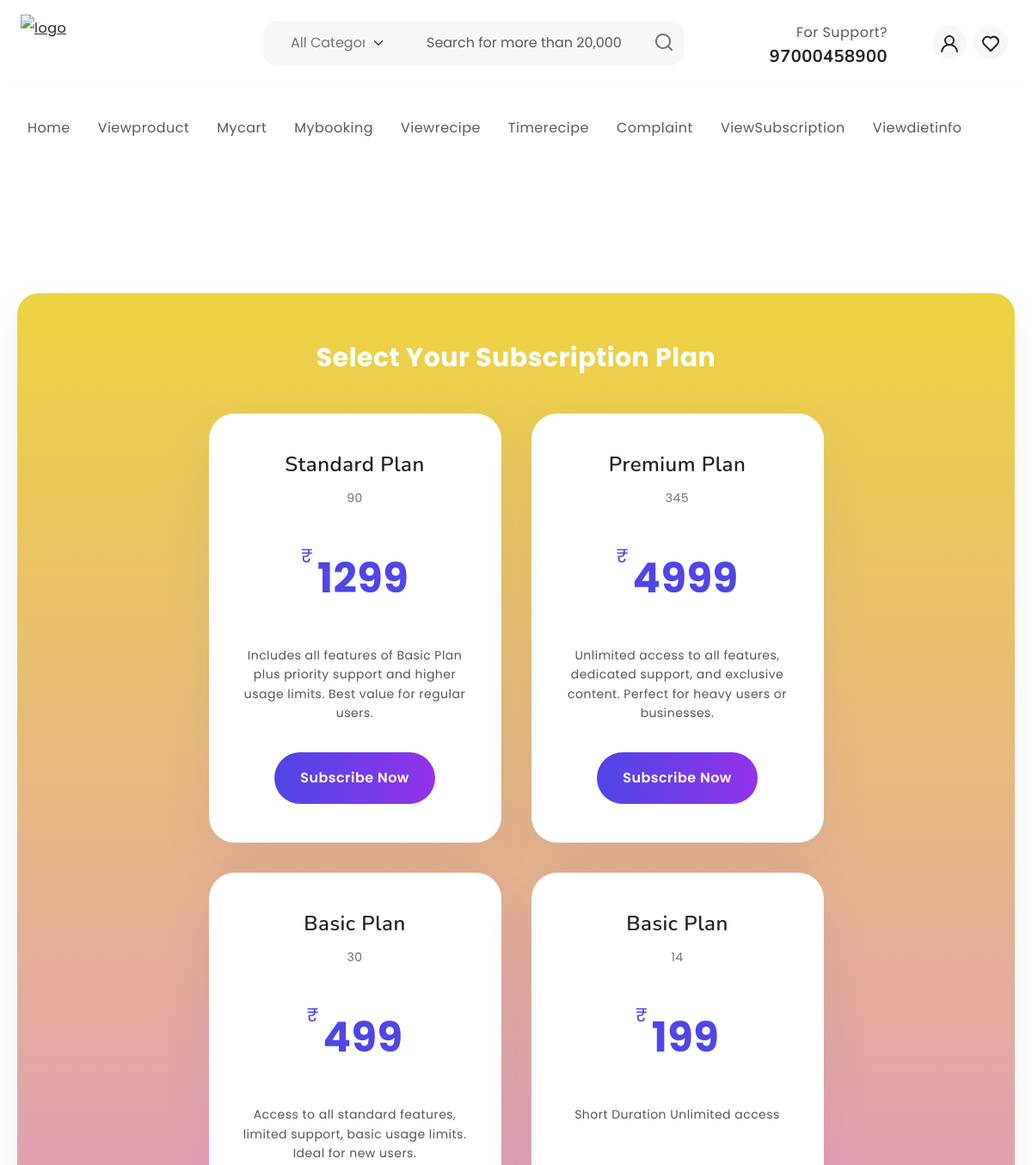
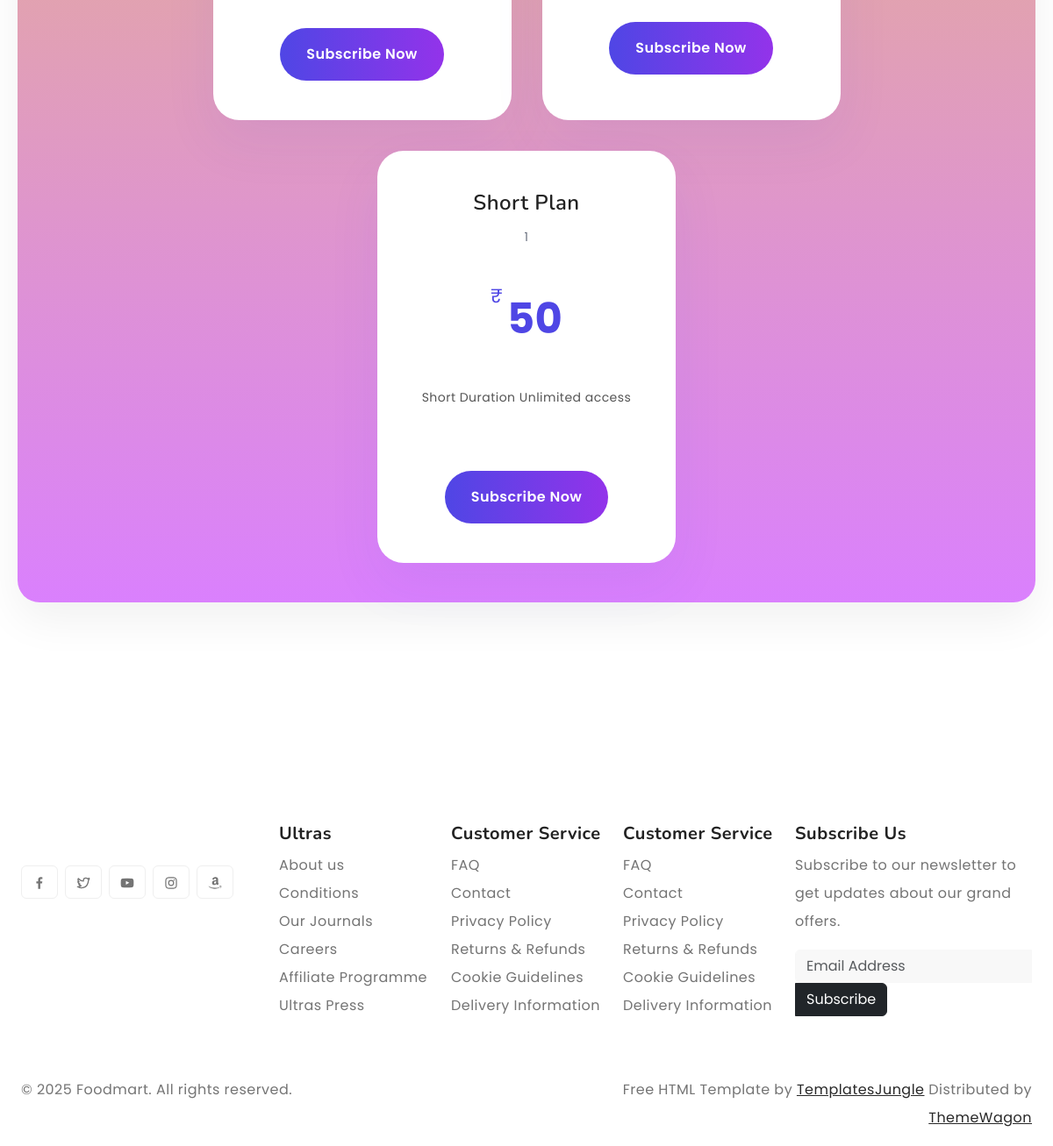
The app's page /User/ViewSubscription/ with its own data (2 pictures, top to bottom).
### Admin/models.py (models this page shows)
class tbl_plan(models.Model):
    plan_name = models.CharField(max_length=50)
    plan_duration = models.IntegerField()  # store duration in days
    plan_details = models.CharField(max_length=200)
    plan_amount = models.IntegerField()  # no max_length

### User/views.py (the view)
# urls.py: path('ViewSubscription/',views.ViewSubscription,name="ViewSubscription"),
def ViewSubscription(request,):
    all_plans = tbl_plan.objects.all()
    return render(request, "User/ViewSubscription.html", {
        'all_plans': all_plans,   # for dropdown
    })

### User/Templates/User/ViewSubscription.html (shortened to what this page needs)
{% extends 'User/Head.html' %}
{% load static %}
{% block content %}
<form method="post" >
<div class="admin-wrapper">
    {% if all_plans %}
    <div class="admin-card">
        <div class="admin-title">Select Your Subscription Plan</div>
        <div class="plan-card-wrapper">
            {% for i in all_plans %}
            <div class="subscription-card">
                <div class="card-header">
                    <h3>{{ i.plan_name }}</h3>
                    <span class="duration">{{ i.plan_duration }}</span>
                </div>
                <div class="price-section">
                    <span class="currency">₹</span>
                    <span class="amount">{{ i.plan_amount }}</span>
                </div>
                <div class="feature-section">
                    {{ i.plan_details }}
                </div>
                <a href="{% url 'User:Subscription' i.id %}" class="subscribe-btn">Subscribe Now</a>
            </div>
            {% empty %}
                <p class="no-plan">No plans found.</p>
            {% endfor %}
        </div>
    </div>
    {% endif %}
</div>
<br><br>
{% endblock content %}

### Guest/static/User/style.css (style rules this page uses)
:root { --header-height : 160px; --header-height-min : 80px; }
:root { --accent-color : #FFC43F; --dark-color : #222222; --light-dark-color : #727272; --light-color : #fff; --grey-color : #dbdbdb; --light-grey-color : #fafafa; --primary-color : #6995B1; --light-primary-color : #eef1f3; }
:root { --body-font : "Open Sans", sans-serif; --heading-font : "Nunito", sans-serif; }
body { --bs-link-color: #333; --bs-link-hover-color:#333; --bs-link-color-rgb: 40,40,40; --bs-link-hover-color-rgb: 0,0,0; --bs-light-rgb: 248, 248, 248; --bs-font-sans-serif: "Open Sans", sans-serif; --bs-body-font-family: var(--bs-font-sans-serif); --bs-body-font-size: 1rem; --bs-body-font-weight: 400; --bs-body-line-height: 2; --bs-body-color: #747474; --bs-primary: #FFC43F; --bs-primary-rgb: 255, 196, 63; --bs-success: #a3be4c; --bs-success-rgb: 163, 190, 76; --bs-primary-bg-subtle: #FFF9EB; --bs-success-bg-subtle: #eef5e5; --bs-border-color: #F7F7F7; --bs-secondary-rgb: 230, 243, 251; --bs-danger-rgb: 249, 235, 231; --bs-warning-rgb: 255, 249, 235; --bs-info-rgb: 230, 243, 250; }
body { letter-spacing: 0.03em; }
h1,h2,h3,h4,h5,h6 { font-family: var(--heading-font); color: var(--dark-color); font-weight: 700; }

### User/Templates/User/ViewSubscription.html (style rules this page uses)
* { font-family: 'Poppins', sans-serif; box-sizing: border-box; margin: 0; padding: 0; }
body { background: linear-gradient(white); }
.admin-wrapper { padding: 80px 20px; max-width: 1400px; margin: auto; }
.admin-card { background: linear-gradient(rgb(237, 211, 65),rgb(218, 128, 253)); border-radius: 25px; padding: 45px; box-shadow: 0 20px 50px rgba(0,0,0,0.06); margin-bottom: 60px; }
.admin-title { font-size: 30px; font-weight: 700; text-align: center; margin-bottom: 35px; background: linear-gradient(90deg,#ffffff,#fefcff); -webkit-background-clip: text; -webkit-text-fill-color: transparent; }
.plan-card-wrapper { display: flex; justify-content: center; flex-wrap: wrap; gap: 35px; }
.subscription-card { width: 340px; background: #ffffff; border-radius: 30px; padding: 45px 35px; text-align: center; box-shadow: 0 25px 60px rgba(79,70,229,0.08); transition: 0.4s ease; position: relative; }
.card-header h3 { font-size: 24px; font-weight: 600; margin-bottom: 8px; }
.duration { font-size: 14px; color: #6b7280; }
.price-section { margin: 30px 0; }
.currency { font-size: 22px; vertical-align: top; color: #4f46e5; }
.amount { font-size: 48px; font-weight: 700; color: #4f46e5; }
.feature-section { font-size: 14px; color: #555; margin-bottom: 35px; line-height: 1.6; min-height: 60px; }
.subscribe-btn { display: inline-block; padding: 14px 30px; border-radius: 35px; background: linear-gradient(90deg,#4f46e5,#9333ea); color: white; font-weight: 600; text-decoration: none; transition: 0.3s ease; }

### records on screen
tbl_plan: plan_name "Standard Plan", plan_duration "90", plan_amount "1299", plan_details "Includes all features of Basic Plan plus priority support and higher usage limits. Best value for regular users."
tbl_plan: plan_name "Premium Plan", plan_duration "345", plan_amount "4999", plan_details "Unlimited access to all features, dedicated support, and exclusive content. Perfect for heavy users or businesses."
tbl_plan: plan_name "Basic Plan", plan_duration "30", plan_amount "499", plan_details "Access to all standard features, limited support, basic usage limits. Ideal for new users."
tbl_plan: plan_name "Basic Plan", plan_duration "14", plan_amount "199", plan_details "Short Duration Unlimited access"
tbl_plan: plan_name "Short Plan", plan_duration "1", plan_amount "50", plan_details "Short Duration Unlimited access"
